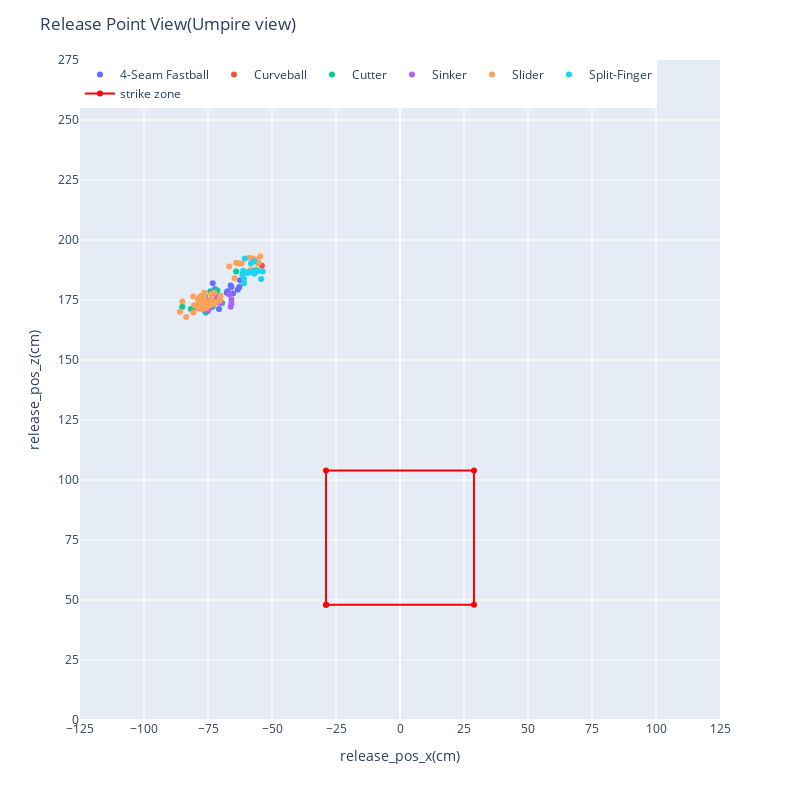

The notebook cell saved with this chart:
### Code cell
_fig = release(df[df['game_date'] == '2022-09-17'])
_fig.show()

### Figure 1 — Plotly figure (JSON) as saved in the notebook; plotly's stock layout.template omitted (floating-point values rounded to 4 significant figures; data arrays with more than 128 entries replaced by an {"elided": "..."} marker saying what was removed)
{"data": [{"customdata": [["2022-09-17T00:00:00", "Frazier, Adam", "Ohtani, Shohei", 157.4, "4-Seam Fastball", null, null, null, "Adam Frazier grounds into a double play, second baseman Luis Rengifo to shortstop Livan Soto to first baseman Mike Ford.   Cal Raleigh out at 2nd.    Adam Frazier out at 1st.", "called_strike"], ["2022-09-17T00:00:00", "Frazier, Adam", "Ohtani, Shohei", 157.3, "4-Seam Fastball", null, null, null, "Adam Frazier grounds into a double play, second baseman Luis Rengifo to shortstop Livan Soto to first baseman Mike Ford.   Cal Raleigh out at 2nd.    Adam Frazier out at 1st.", "ball"], ["2022-09-17T00:00:00", "Frazier, Adam", "Ohtani, Shohei", 156.5, "4-Seam Fastball", 67.97, 124, 32, "Adam Frazier grounds into a double play, second baseman Luis Rengifo to shortstop Livan Soto to first baseman Mike Ford.   Cal Raleigh out at 2nd.    Adam Frazier out at 1st.", "foul"], ["2022-09-17T00:00:00", "Crawford, J.P.", "Ohtani, Shohei", 158.9, "4-Seam Fastball", 4.57, 159.0, -11, "J.P. Crawford grounds out, shortstop Luis Rengifo to first baseman Mike Ford.", "foul"], ["2022-09-17T00:00:00", "Crawford, J.P.", "Ohtani, Shohei", 157.8, "4-Seam Fastball", 2.74, 144.8, -15, "J.P. Crawford grounds out, shortstop Luis Rengifo to first baseman Mike Ford.", "hit_into_play"], ["2022-09-17T00:00:00", "Raleigh, Cal", "Ohtani, Shohei", 161.0, "4-Seam Fastball", 57.61, 119.0, 19, "Cal Raleigh strikes out swinging.", "foul"], ["2022-09-17T00:00:00", "Toro, Abraham", "Ohtani, Shohei", 157.4, "4-Seam Fastball", null, null, null, "Abraham Toro strikes out swinging.", "ball"], ["2022-09-17T00:00:00", "Raleigh, Cal", "Ohtani, Shohei", 159.8, "4-Seam Fastball", null, null, null, "Cal Raleigh walks.", "ball"], ["2022-09-17T00:00:00", "Winker, Jesse", "Ohtani, Shohei", 158.4, "4-Seam Fastball", null, null, null, "Jesse Winker called out on strikes.", "ball"], ["2022-09-17T00:00:00", "Haggerty, Sam", "Ohtani, Shohei", 154.4, "4-Seam Fastball", null, null, null, "Sam Haggerty grounds into a force out, first baseman Mike Ford to shortstop Luis Rengifo.   Adam Frazier out at 2nd.    Sam Haggerty to 1st.", "ball"], ["2022-09-17T00:00:00", "Toro, Abraham", "Ohtani, Shohei", 158.2, "4-Seam Fastball", null, null, null, "Abraham Toro strikes out swinging.", "ball"]], "hovertemplate": "<b>%{hovertext}</b><br><br>pitch_name=%{customdata[4]}<br>release_pos_x_cm=%{x}<br>release_pos_z_cm=%{y}<br>game_date=%{customdata[0]}<br>batter_name=%{customdata[1]}<br>pitcher_name=%{customdata[2]}<br>effective_speed_kh=%{customdata[3]}<br>hit_distance_sc_m=%{customdata[5]}<br>launch_speed_kh=%{customdata[6]}<br>launch_angle=%{customdata[7]}<br>des=%{customdata[8]}<br>description=%{customdata[9]}<extra></extra>", "hovertext": ["4-Seam Fastball", "4-Seam Fastball", "4-Seam Fastball", "4-Seam Fastball", "4-Seam Fastball", "4-Seam Fastball", "4-Seam Fastball", "4-Seam Fastball", "4-Seam Fastball", "4-Seam Fastball", "4-Seam Fastball"], "legendgroup": "4-Seam Fastball", "marker": {"color": "#636efa", "symbol": "circle"}, "mode": "markers", "name": "4-Seam Fastball", "orientation": "v", "showlegend": true, "type": "scatter", "x": [-65.23, -63.4, -62.79, -62.48, -67.36, -70.71, -72.24, -65.84, -73.15, -66.14, -67.67], "xaxis": "x", "y": [177.7, 179.2, 180.4, 183.2, 178.6, 171.3, 179.5, 180.4, 182.0, 181.1, 178], "yaxis": "y"}, {"customdata": [["2022-09-17T00:00:00", "Haggerty, Sam", "Ohtani, Shohei", 120.8, "Curveball", null, null, null, "Sam Haggerty grounds out, pitcher Shohei Ohtani to first baseman Mike Ford.", "called_strike"]], "hovertemplate": "<b>%{hovertext}</b><br><br>pitch_name=%{customdata[4]}<br>release_pos_x_cm=%{x}<br>release_pos_z_cm=%{y}<br>game_date=%{customdata[0]}<br>batter_name=%{customdata[1]}<br>pitcher_name=%{customdata[2]}<br>effective_speed_kh=%{customdata[3]}<br>hit_distance_sc_m=%{customdata[5]}<br>launch_speed_kh=%{customdata[6]}<br>launch_angle=%{customdata[7]}<br>des=%{customdata[8]}<br>description=%{customdata[9]}<extra></extra>", "hovertext": ["Curveball"], "legendgroup": "Curveball", "marker": {"color": "#EF553B", "symbol": "circle"}, "mode": "markers", "name": "Curveball", "orientation": "v", "showlegend": true, "type": "scatter", "x": [-53.95], "xaxis": "x", "y": [189.3], "yaxis": "y"}, {"customdata": {"elided": "18x10 mixed values"}, "hovertemplate": "<b>%{hovertext}</b><br><br>pitch_name=%{customdata[4]}<br>release_pos_x_cm=%{x}<br>release_pos_z_cm=%{y}<br>game_date=%{customdata[0]}<br>batter_name=%{customdata[1]}<br>pitcher_name=%{customdata[2]}<br>effective_speed_kh=%{customdata[3]}<br>hit_distance_sc_m=%{customdata[5]}<br>launch_speed_kh=%{customdata[6]}<br>launch_angle=%{customdata[7]}<br>des=%{customdata[8]}<br>description=%{customdata[9]}<extra></extra>", "hovertext": ["Cutter", "Cutter", "Cutter", "Cutter", "Cutter", "Cutter", "Cutter", "Cutter", "Cutter", "Cutter", "Cutter", "Cutter", "Cutter", "Cutter", "Cutter", "Cutter", "Cutter", "Cutter"], "legendgroup": "Cutter", "marker": {"color": "#00cc96", "symbol": "circle"}, "mode": "markers", "name": "Cutter", "orientation": "v", "showlegend": true, "type": "scatter", "x": [-74.07, -69.49, -75.9, -75.9, -71.93, -76.5, -73.15, -79.55, -80.16, -76.2, -75.9, -85.04, -72.24, -76.2, -71.32, -72.54, -81.69, -64.01], "xaxis": "x", "y": [178.6, 173.7, 175.0, 169.8, 178.6, 176.5, 172.2, 172.5, 171.9, 171.0, 174.7, 172.2, 175.3, 176.8, 178.9, 177.7, 171.3, 186.8], "yaxis": "y"}, {"customdata": [["2022-09-17T00:00:00", "Frazier, Adam", "Ohtani, Shohei", 158.1, "Sinker", null, null, null, "Adam Frazier grounds into a force out, shortstop Luis Rengifo to second baseman Michael Stefanic.   Cal Raleigh out at 2nd.    Adam Frazier to 1st.", "ball"], ["2022-09-17T00:00:00", "France, Ty", "Ohtani, Shohei", 156, "Sinker", null, null, null, "Ty France strikes out swinging.", "ball"], ["2022-09-17T00:00:00", "France, Ty", "Ohtani, Shohei", 157.3, "Sinker", null, null, null, "Ty France lines out to second baseman Luis Rengifo.", "ball"], ["2022-09-17T00:00:00", "France, Ty", "Ohtani, Shohei", 157.3, "Sinker", null, null, null, "Ty France grounds into a force out, shortstop Luis Rengifo to second baseman Michael Stefanic.   J.P. Crawford out at 2nd.", "ball"], ["2022-09-17T00:00:00", "Santana, Carlos", "Ohtani, Shohei", 158.7, "Sinker", 76.2, 121.3, 39, "Carlos Santana grounds out to first baseman Mike Ford.", "foul"], ["2022-09-17T00:00:00", "Crawford, J.P.", "Ohtani, Shohei", 160.2, "Sinker", null, null, null, "J.P. Crawford singles on a ground ball to right fielder Taylor Ward.", "ball"], ["2022-09-17T00:00:00", "Crawford, J.P.", "Ohtani, Shohei", 159.5, "Sinker", 64.01, 125.3, 24, "J.P. Crawford called out on strikes.", "foul"], ["2022-09-17T00:00:00", "Santana, Carlos", "Ohtani, Shohei", 163.2, "Sinker", 39.32, 128.2, 10, "Carlos Santana strikes out swinging.", "foul"], ["2022-09-17T00:00:00", "Winker, Jesse", "Ohtani, Shohei", 159.5, "Sinker", null, null, null, "Jesse Winker flies out to center fielder Mike Trout.", "ball"], ["2022-09-17T00:00:00", "Haggerty, Sam", "Ohtani, Shohei", 159.5, "Sinker", 65.84, 118.2, 43, "Sam Haggerty grounds out, pitcher Shohei Ohtani to first baseman Mike Ford.", "foul"]], "hovertemplate": "<b>%{hovertext}</b><br><br>pitch_name=%{customdata[4]}<br>release_pos_x_cm=%{x}<br>release_pos_z_cm=%{y}<br>game_date=%{customdata[0]}<br>batter_name=%{customdata[1]}<br>pitcher_name=%{customdata[2]}<br>effective_speed_kh=%{customdata[3]}<br>hit_distance_sc_m=%{customdata[5]}<br>launch_speed_kh=%{customdata[6]}<br>launch_angle=%{customdata[7]}<br>des=%{customdata[8]}<br>description=%{customdata[9]}<extra></extra>", "hovertext": ["Sinker", "Sinker", "Sinker", "Sinker", "Sinker", "Sinker", "Sinker", "Sinker", "Sinker", "Sinker"], "legendgroup": "Sinker", "marker": {"color": "#ab63fa", "symbol": "circle"}, "mode": "markers", "name": "Sinker", "orientation": "v", "showlegend": true, "type": "scatter", "x": [-66.14, -66.75, -65.84, -65.84, -72.24, -75.29, -70.1, -72.24, -74.37, -74.98], "xaxis": "x", "y": [172.2, 177.4, 173.4, 175.3, 173.7, 175.0, 173.7, 176.8, 171.6, 170.4], "yaxis": "y"}, {"customdata": {"elided": "51x10 mixed values"}, "hovertemplate": "<b>%{hovertext}</b><br><br>pitch_name=%{customdata[4]}<br>release_pos_x_cm=%{x}<br>release_pos_z_cm=%{y}<br>game_date=%{customdata[0]}<br>batter_name=%{customdata[1]}<br>pitcher_name=%{customdata[2]}<br>effective_speed_kh=%{customdata[3]}<br>hit_distance_sc_m=%{customdata[5]}<br>launch_speed_kh=%{customdata[6]}<br>launch_angle=%{customdata[7]}<br>des=%{customdata[8]}<br>description=%{customdata[9]}<extra></extra>", "hovertext": ["Slider", "Slider", "Slider", "Slider", "Slider", "Slider", "Slider", "Slider", "Slider", "Slider", "Slider", "Slider", "Slider", "Slider", "Slider", "Slider", "Slider", "Slider", "Slider", "Slider", "Slider", "Slider", "Slider", "Slider", "Slider", "Slider", "Slider", "Slider", "Slider", "Slider", "Slider", "Slider", "Slider", "Slider", "Slider", "Slider", "Slider", "Slider", "Slider", "Slider", "Slider", "Slider", "Slider", "Slider", "Slider", "Slider", "Slider", "Slider", "Slider", "Slider", "Slider"], "legendgroup": "Slider", "marker": {"color": "#FFA15A", "symbol": "circle"}, "mode": "markers", "name": "Slider", "orientation": "v", "showlegend": true, "type": "scatter", "x": [-80.77, -80.47, -66.75, -73.76, -75.29, -61.87, -77.72, -78.03, -72.24, -75.9, -73.76, -76.2, -78.94, -74.07, -83.52, -85.95, -64.01, -73.46, -76.5, -76.2, -77.42, -72.54, -54.56, -57.3, -55.17, -77.42, -73.46, -70.41, -75.59, -70.41, -56.39, -70.1, -58.52, -58.83, -56.08, -76.5, -72.24, -76.5, -74.07, -80.77, -77.42, -62.79, -78.94, -55.47, -85.04, -75.29, -72.54, -78.33, -76.5, -77.72, -64.62], "xaxis": "x", "y": [176.5, 172.8, 189.0, 177.4, 172.5, 190.2, 173.1, 173.4, 173.7, 171.6, 175.0, 174.7, 171.6, 174.7, 167.9, 170.1, 190.5, 175.9, 178, 175.0, 171.0, 173.4, 193.2, 192.3, 190.5, 174.3, 174.0, 175.6, 171.6, 174.7, 187.8, 176.8, 187.4, 192.6, 191.7, 175.6, 174.0, 172.5, 172.8, 169.8, 174.0, 190.2, 175.0, 190.2, 174.3, 174.3, 178, 176.2, 176.5, 176.8, 184.1], "yaxis": "y"}, {"customdata": {"elided": "16x10 mixed values"}, "hovertemplate": "<b>%{hovertext}</b><br><br>pitch_name=%{customdata[4]}<br>release_pos_x_cm=%{x}<br>release_pos_z_cm=%{y}<br>game_date=%{customdata[0]}<br>batter_name=%{customdata[1]}<br>pitcher_name=%{customdata[2]}<br>effective_speed_kh=%{customdata[3]}<br>hit_distance_sc_m=%{customdata[5]}<br>launch_speed_kh=%{customdata[6]}<br>launch_angle=%{customdata[7]}<br>des=%{customdata[8]}<br>description=%{customdata[9]}<extra></extra>", "hovertext": ["Split-Finger", "Split-Finger", "Split-Finger", "Split-Finger", "Split-Finger", "Split-Finger", "Split-Finger", "Split-Finger", "Split-Finger", "Split-Finger", "Split-Finger", "Split-Finger", "Split-Finger", "Split-Finger", "Split-Finger", "Split-Finger"], "legendgroup": "Split-Finger", "marker": {"color": "#19d3f3", "symbol": "circle"}, "mode": "markers", "name": "Split-Finger", "orientation": "v", "showlegend": true, "type": "scatter", "x": [-60.66, -58.22, -55.78, -55.78, -56.69, -59.44, -57, -57, -53.64, -60.96, -54.25, -61.57, -57.91, -61.26, -59.44, -60.96], "xaxis": "x", "y": [192.3, 190.2, 187.2, 186.8, 187.2, 186.2, 191.1, 185.9, 186.8, 182.0, 183.8, 185.6, 186.8, 187.2, 186.5, 183.8], "yaxis": "y"}, {"line": {"color": "red"}, "name": "strike zone", "type": "scatter", "x": [-28.9, -28.9, 28.9, 28.9, -28.9], "y": [48, 104, 104, 48, 48]}], "layout": {"autosize": false, "height": 800, "legend": {"orientation": "h", "title": {}, "tracegroupgap": 0, "x": 0, "xanchor": "left", "y": 1, "yanchor": "top"}, "margin": {"t": 60}, "title": {"text": "Release Point View(Umpire view)"}, "width": 800, "xaxis": {"anchor": "y", "domain": [0, 1], "dtick": 25, "range": [-125, 125], "title": {"text": "release_pos_x(cm)"}}, "yaxis": {"anchor": "x", "domain": [0, 1], "dtick": 25, "range": [0, 275], "title": {"text": "release_pos_z(cm)"}}}}
